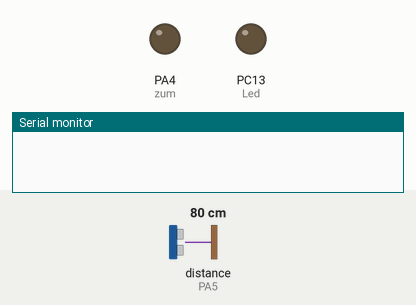
Bench run of a sketch on a simulated STM32 Blue Pill. Shown: output pins drawn as LEDs (lit = HIGH), the last lines printed to the serial monitor. Wiring (inferred from the names in the program): ultrasonic range finder: trigger PA6; echo PA5. Dashed ring = blinking. Inputs (shaded band) come from the test bench; at power-on: distance to the obstacle (sensor on PA5) 80 cm. The echo pulse lasts 58.3 µs per cm; pins used as bus, display or sensor lines are not drawn.

Above: at 1.2 s.
1.3 s: distance to the obstacle (sensor on PA5) set to 6 cm
2.8 s: distance to the obstacle (sensor on PA5) set to 3 cm
At 3.47 s:
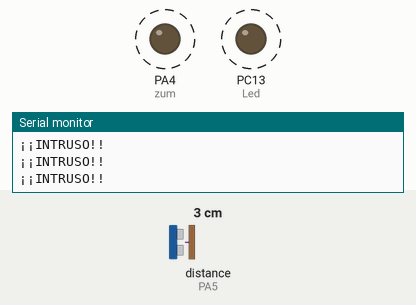
Timing chart, 0 to 14.8 s (numbered marks = the images above; inputs shaded):
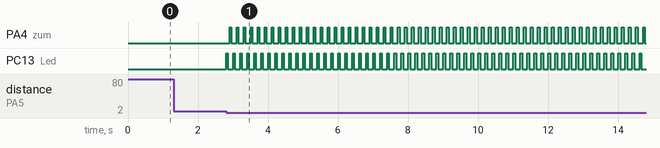

The sketch:

Alarma_Intruso.ino
```cpp
const int Trigger = PA6;   //Pin digital PA6 para el Trigger del sensor
const int Echo = PA5;   //Pin digital PA% para el Echo del sensor
long t; //timepo que demora en llegar el eco
long d; //distancia en centimetros
const int zum=PA4; //Zumbador
const int Led = PC13; //Led pc13
int enc=1;

//Alarma intrusos

void setup() {

  Serial.begin(9600);//iniciailzamos la comunicación
  pinMode(Trigger, OUTPUT); //pin como salida
  pinMode(Echo, INPUT);  //pin como entrada
  digitalWrite(Trigger, LOW);//Inicializamos el pin con 0
  pinMode(zum, OUTPUT);
  pinMode (Led, OUTPUT);

}

void loop() {
  // put your main code here, to run repeatedly:

  distancia();


char leer = Serial.read();

  if(d<4){

    enc=1;


    while(leer!='a'&& enc==1){

      Serial.print("¡¡INTRUSO!!");
      Serial.println();

      encenderLed();
      sonar();

      char leer = Serial.read();

      if(leer=='a'){

        enc=0;

        Serial.println();
        Serial.print("Apagado");
        Serial.println();

      }

    }


   }

}


void distancia(){

  digitalWrite(Trigger, HIGH);
  delayMicroseconds(10);          //Enviamos un pulso de 10us
  digitalWrite(Trigger, LOW);

  t = pulseIn(Echo, HIGH); //obtenemos el ancho del pulso
  d = t/59;             //escalamos el tiempo a una distancia en cm

  /*Serial.print("Distancia: ");
  Serial.print(d);      //Enviamos serialmente el valor de la distancia
  Serial.print("cm");
  Serial.println();
  delay(100);          //Hacemos una pausa de 100ms
*/
}

void sonar()
{

  digitalWrite(zum, HIGH);
  delay(50);
  digitalWrite(zum, LOW);
  delay(50);

}

void encenderLed()
{

  digitalWrite(Led,HIGH);
  delay(50);
  digitalWrite(Led,LOW);
  delay(50);


}
```

Measured:
- the behaviour switches between 5 and 4 cm on distance to the obstacle (sensor on PA5) (found by bisection; images 0 and 1)
- after the input at 1.3 s, every drawn part: stays the same
- after the input at 2.8 s, PA4 (zum): alternates HIGH for 0.05 s and LOW for 0.15 s, starting after 0.10 s; PC13 (Led): alternates HIGH for 0.05 s and LOW for 0.15 s, starting at once
